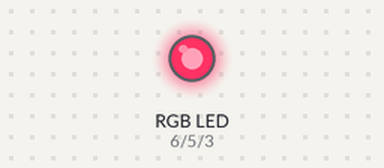
Bench run of a sketch on a simulated Arduino Uno, built with avr-gcc and run on an emulated ATmega328P. Parts: an RGB LED mixed from three pins (HIGH = lit).

Above: at 0.1 s.
Timing chart, 0 to 1.6 s (numbered marks = the images above):
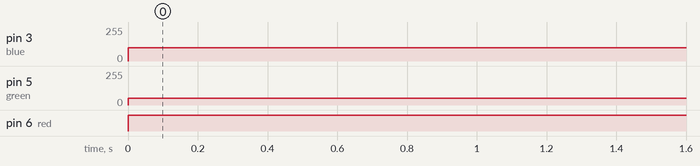

Measured:
- by itself, pin 3 (blue): 0/255 → 100/255 at 0.00 s
- by itself, pin 5 (green): 0/255 → 50/255 at 0.00 s
- by itself, pin 6 (red): LOW → HIGH at 0.00 s

The sketch:

RGB_LED.ino
```cpp
// Using an RGB LED with analog output

// Analog output will always be a range of numbers between 0~255
// Only the digital pins with a ~ next to them can be used for analog output.

int red = 6;
int green = 5;
int blue = 3;

void setup(){
  // Analog output does not use pinMode()!
}

void loop(){
  // The result of this will be a mixed color
  analogWrite(red, 255);
  analogWrite(green, 50);
  analogWrite(blue, 100);
}
```
